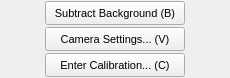
               <widget class="QWidget" name="widget_buttonsPanel" native="true">
                <property name="sizePolicy">
                 <sizepolicy hsizetype="Fixed" vsizetype="Fixed">
                  <horstretch>0</horstretch>
                  <verstretch>0</verstretch>
                 </sizepolicy>
                </property>
                <property name="minimumSize">
                 <size>
                  <width>230</width>
                  <height>78</height>
                 </size>
                </property>
                <property name="maximumSize">
                 <size>
                  <width>230</width>
                  <height>78</height>
                 </size>
                </property>
                <layout class="QGridLayout" name="gridLayout">
                 <property name="leftMargin">
                  <number>0</number>
                 </property>
                 <property name="topMargin">
                  <number>1</number>
                 </property>
                 <property name="rightMargin">
                  <number>0</number>
                 </property>
                 <property name="bottomMargin">
                  <number>1</number>
                 </property>
                 <property name="horizontalSpacing">
                  <number>0</number>
                 </property>
                 <property name="verticalSpacing">
                  <number>2</number>
                 </property>
                 <item row="0" column="0">
                  <spacer name="horizontalSpacer_9">
                   <property name="orientation">
                    <enum>Qt::Horizontal</enum>
                   </property>
                   <property name="sizeHint" stdset="0">
                    <size>
                     <width>42</width>
                     <height>20</height>
                    </size>
                   </property>
                  </spacer>
                 </item>
                 <item row="0" column="1">
                  <widget class="QPushButton" name="pushButton_subtractBackground">
                   <property name="sizePolicy">
                    <sizepolicy hsizetype="Fixed" vsizetype="Fixed">
                     <horstretch>0</horstretch>
                     <verstretch>0</verstretch>
                    </sizepolicy>
                   </property>
                   <property name="minimumSize">
                    <size>
                     <width>140</width>
                     <height>24</height>
                    </size>
                   </property>
                   <property name="maximumSize">
                    <size>
                     <width>140</width>
                     <height>24</height>
                    </size>
                   </property>
                   <property name="font">
                    <font>
                     <pointsize>8</pointsize>
                     <weight>50</weight>
                     <bold>false</bold>
                    </font>
                   </property>
                   <property name="text">
                    <string>Subtract Background (B)</string>
                   </property>
                  </widget>
                 </item>
                 <item row="0" column="2">
                  <spacer name="horizontalSpacer_10">
                   <property name="orientation">
                    <enum>Qt::Horizontal</enum>
                   </property>
                   <property name="sizeHint" stdset="0">
                    <size>
                     <width>42</width>
                     <height>20</height>
                    </size>
                   </property>
                  </spacer>
                 </item>
                 <item row="1" column="0">
                  <spacer name="horizontalSpacer_14">
                   <property name="orientation">
                    <enum>Qt::Horizontal</enum>
                   </property>
                   <property name="sizeHint" stdset="0">
                    <size>
                     <width>42</width>
                     <height>20</height>
                    </size>
                   </property>
                  </spacer>
                 </item>
                 <item row="1" column="1">
                  <widget class="QPushButton" name="pushButton_cameraSettings">
                   <property name="sizePolicy">
                    <sizepolicy hsizetype="Fixed" vsizetype="Fixed">
                     <horstretch>0</horstretch>
                     <verstretch>0</verstretch>
                    </sizepolicy>
                   </property>
                   <property name="minimumSize">
                    <size>
                     <width>140</width>
                     <height>24</height>
                    </size>
                   </property>
                   <property name="maximumSize">
                    <size>
                     <width>140</width>
                     <height>24</height>
                    </size>
                   </property>
                   <property name="font">
                    <font>
                     <pointsize>8</pointsize>
                     <weight>50</weight>
                     <bold>false</bold>
                    </font>
                   </property>
                   <property name="text">
                    <string>Camera Settings... (V)</string>
                   </property>
                  </widget>
                 </item>
                 <item row="1" column="2">
                  <spacer name="horizontalSpacer_11">
                   <property name="orientation">
                    <enum>Qt::Horizontal</enum>
                   </property>
                   <property name="sizeHint" stdset="0">
                    <size>
                     <width>42</width>
                     <height>20</height>
                    </size>
                   </property>
                  </spacer>
                 </item>
                 <item row="2" column="0">
                  <spacer name="horizontalSpacer_13">
                   <property name="orientation">
                    <enum>Qt::Horizontal</enum>
                   </property>
                   <property name="sizeHint" stdset="0">
                    <size>
                     <width>42</width>
                     <height>20</height>
                    </size>
                   </property>
                  </spacer>
                 </item>
                 <item row="2" column="1">
                  <widget class="QPushButton" name="pushButton_enterCalibration">
                   <property name="sizePolicy">
                    <sizepolicy hsizetype="Fixed" vsizetype="Fixed">
                     <horstretch>0</horstretch>
                     <verstretch>0</verstretch>
                    </sizepolicy>
                   </property>
                   <property name="minimumSize">
                    <size>
                     <width>140</width>
                     <height>24</height>
                    </size>
                   </property>
                   <property name="maximumSize">
                    <size>
                     <width>140</width>
                     <height>24</height>
                    </size>
                   </property>
                   <property name="font">
                    <font>
                     <pointsize>8</pointsize>
                    </font>
                   </property>
                   <property name="text">
                    <string>Enter Calibration... (C)</string>
                   </property>
                  </widget>
                 </item>
                 <item row="2" column="2">
                  <spacer name="horizontalSpacer_12">
                   <property name="orientation">
                    <enum>Qt::Horizontal</enum>
                   </property>
                   <property name="sizeHint" stdset="0">
                    <size>
                     <width>14</width>
                     <height>20</height>
                    </size>
                   </property>
                  </spacer>
                 </item>
                </layout>
               </widget>
